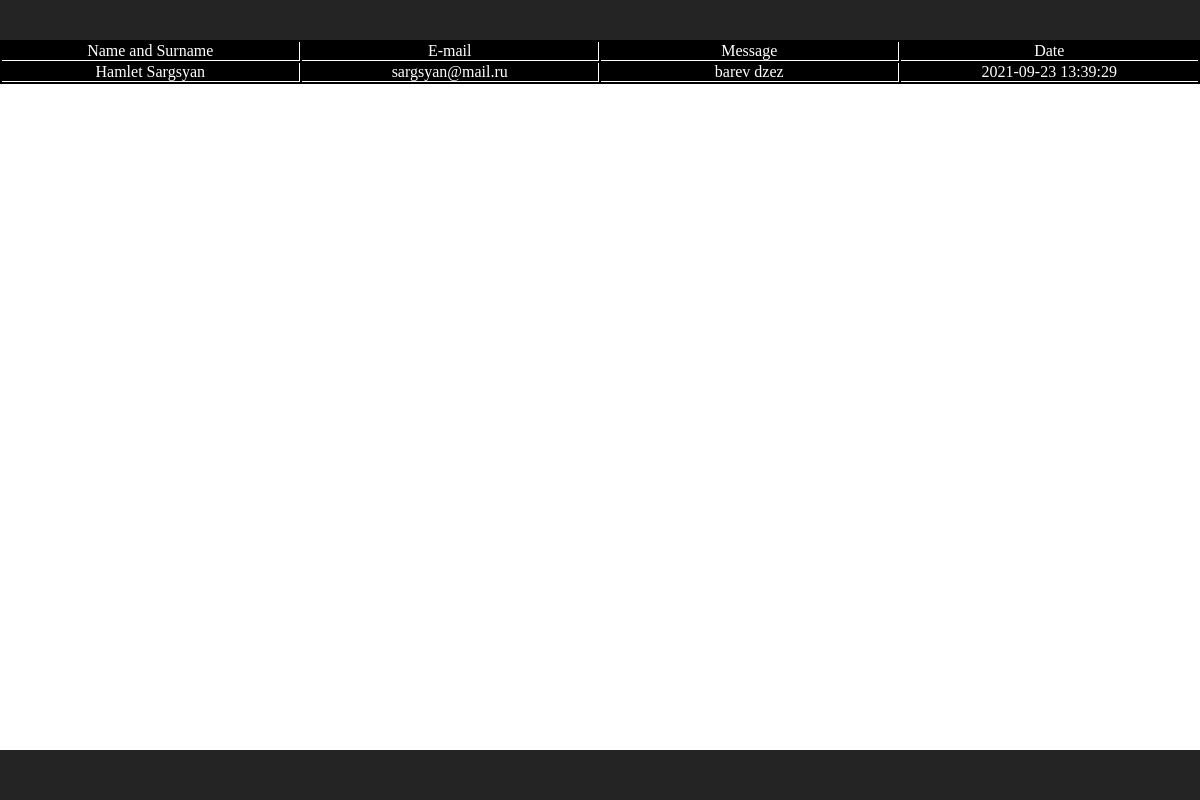
Before: /admin/view.php?id=1 with the older database file.
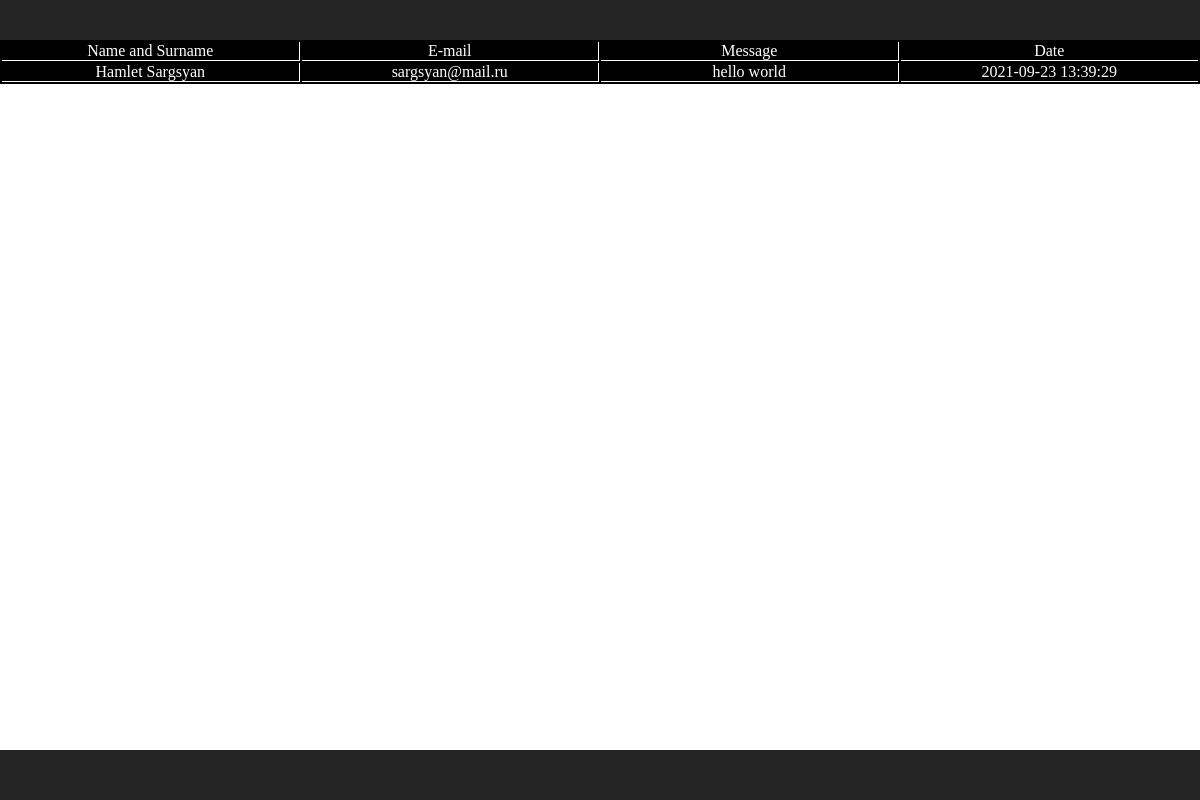
After: the same page with the newer database file.
### tables this page shows
CREATE TABLE `guest_reviews` (
  `id` int(11) NOT NULL,
  `firstName` varchar(24) NOT NULL,
  `lastName` varchar(32) NOT NULL,
  `Email` varchar(48) NOT NULL,
  `message` mediumtext NOT NULL,
  `datetime` timestamp NOT NULL DEFAULT current_timestamp() ON UPDATE current_timestamp()
);

### admin/view.php (the view, shortened to what this page needs)
<?php
include("conf/connect.php");
 ?>
<!DOCTYPE html>
<html lang="en">
<head>
	<link rel="stylesheet" href="style/style.css">
</head>
<body>
	<header></header>
	<main>
		<table class="table__2">
			<tr>
				<td>Name and Surname</td>
				<td>E-mail</td>
				<td>Message</td>
				<td>Date</td>
			</tr>
		<?php
		$id = $_GET['id'];
		$ar = $DB->query("SELECT * FROM `guest_reviews` WHERE `id` = '$id'");
		while($arr= mysqli_fetch_array($ar)){ ?>
			<tr>
				<td><?=$arr["firstName"]?> <?=$arr["lastName"]?></td>
				<td><?=$arr["Email"]?></td>
				<td><?=$arr["message"]?></td>
				<td><?=$arr["datetime"]?></td>
			</tr>
		<?php } ?>
		</table>
	</main>
	<footer></footer>
</body>
</html>

Changed rows visible on the page:
changed guest_reviews "Hamlet": message "barev dzez" → "hello world"
